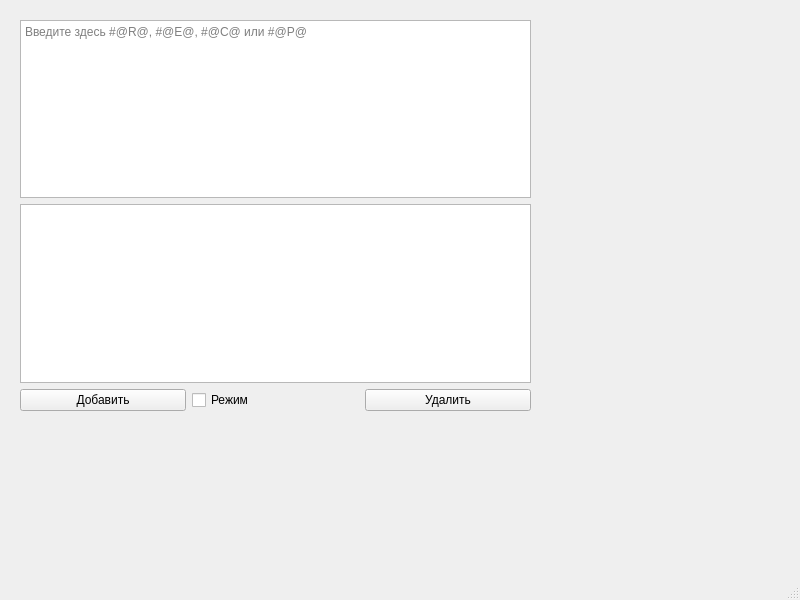
<?xml version="1.0" encoding="UTF-8"?>
<ui version="4.0">
 <class>MainWindow</class>
 <widget class="QMainWindow" name="MainWindow">
  <property name="geometry">
   <rect>
    <x>0</x>
    <y>0</y>
    <width>800</width>
    <height>600</height>
   </rect>
  </property>
  <property name="windowTitle">
   <string>Homework_2</string>
  </property>
  <widget class="QWidget" name="centralwidget">
   <widget class="QWidget" name="verticalLayoutWidget">
    <property name="geometry">
     <rect>
      <x>20</x>
      <y>20</y>
      <width>511</width>
      <height>391</height>
     </rect>
    </property>
    <layout class="QVBoxLayout" name="verticalLayout">
     <item>
      <widget class="QTextEdit" name="textEdit">
       <property name="placeholderText">
        <string>Введите здесь #@R@, #@E@, #@C@ или #@P@</string>
       </property>
      </widget>
     </item>
     <item>
      <widget class="QListView" name="listView"/>
     </item>
     <item>
      <layout class="QHBoxLayout" name="horizontalLayout">
       <item>
        <widget class="QPushButton" name="addButton">
         <property name="text">
          <string>Добавить</string>
         </property>
        </widget>
       </item>
       <item>
        <widget class="QCheckBox" name="iconBox">
         <property name="text">
          <string>Режим</string>
         </property>
        </widget>
       </item>
       <item>
        <widget class="QPushButton" name="delButton">
         <property name="text">
          <string>Удалить</string>
         </property>
        </widget>
       </item>
      </layout>
     </item>
    </layout>
   </widget>
  </widget>
  <widget class="QMenuBar" name="menubar">
   <property name="geometry">
    <rect>
     <x>0</x>
     <y>0</y>
     <width>800</width>
     <height>25</height>
    </rect>
   </property>
  </widget>
  <widget class="QStatusBar" name="statusbar"/>
 </widget>
 <resources/>
 <connections/>
</ui>
